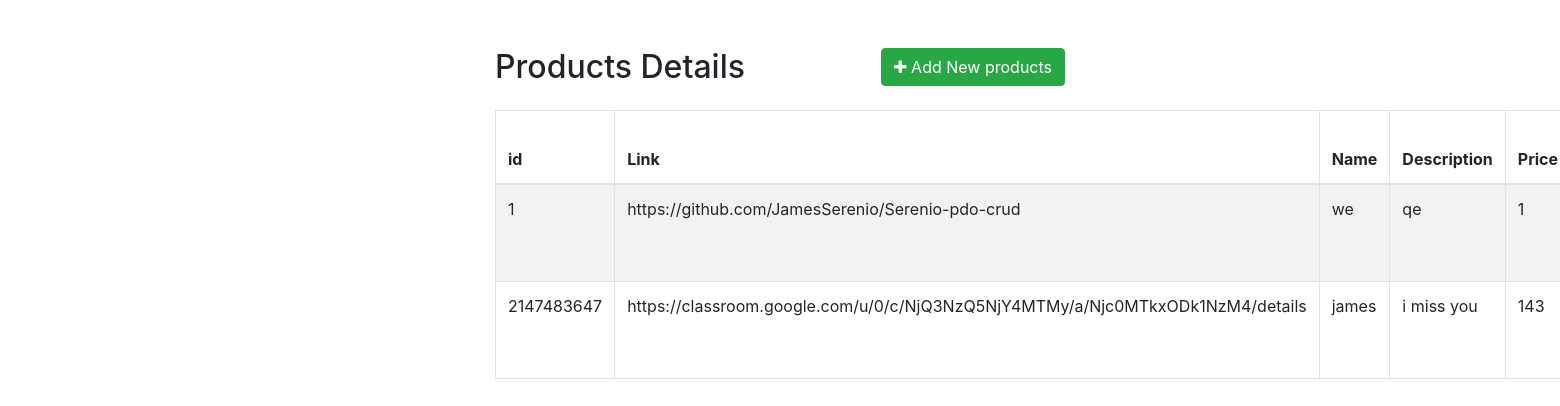
The page / on the database its author committed.
### tables this page shows
CREATE TABLE `products` (
  `product_id` int(11) NOT NULL,
  `product_thumbnail_link` varchar(255) DEFAULT NULL,
  `product_name` varchar(255) NOT NULL,
  `product_description` varchar(100) NOT NULL,
  `product_retail_price` varchar(255) NOT NULL,
  `product_date_added` date NOT NULL,
  `product_updated_date` date DEFAULT NULL
);

### index.php (the view, shortened to what this page needs)
<!DOCTYPE html>
<html lang="en">
<head>
    <link rel="stylesheet" href="https://stackpath.bootstrapcdn.com/bootstrap/4.5.2/css/bootstrap.min.css">
    <link rel="stylesheet" href="https://maxcdn.bootstrapcdn.com/font-awesome/4.7.0/css/font-awesome.min.css">
</head>
<body>
    <div class="wrapper">
        <div class="container-fluid">
            <div class="row">
                <div class="col-md-12">
                    <div class="mt-5 mb-3 clearfix">
                        <h2 class="pull-left">Products Details</h2>
                        <a href="public/create.php" class="btn btn-success pull-right"><i class="fa fa-plus"></i> Add New products</a>
                    </div>
                    <?php
                    require_once "db/config.php";
                    $sql = "SELECT * FROM products";
                    if($result = $pdo->query($sql)){
                        if($result->rowCount() > 0){
                            echo '<table class="table table-bordered table-striped">';
                                echo "<thead>";
                                    echo "<tr>";
                                        echo "<th>id</th>";
                                        echo "<th>Link</th>";
                                        echo "<th>Name</th>";
                                        echo "<th>Description</th>";
                                        echo "<th>Price</th>";
                                    echo "</tr>";
                                echo "</thead>";
                                echo "<tbody>";
                                while($row = $result->fetch()){
                                    echo "<tr>";
                                        echo "<td>" . $row['product_id'] . "</td>";
                                        echo "<td>" . $row['product_thumbnail_link'] . "</td>";
                                        echo "<td>" . $row['product_name'] . "</td>";
                                        echo "<td>" . $row['product_description'] . "</td>";
                                        echo "<td>" . $row['product_retail_price'] . "</td>";
                                    echo "</tr>";
                                }
                                echo "</tbody>";
                            echo "</table>";
                        } else{
                            echo '<div class="alert alert-danger"><em>No records were found.</em></div>';
                        }
                    } else{
                        echo "Oops! Something went wrong. Please try again later.";
                    }
                    ?>
                </div>
            </div>
        </div>
    </div>
</body>
</html>

### index.php (style rules this page uses)
.wrapper { width: 600px; margin: 0 auto; }

### rows shown on the page
products: product_id "1", product_thumbnail_link "https://github.com/JamesSerenio/Serenio-pdo-crud", product_name "we", product_description "qe", product_retail_price "1"
products: product_id "2147483647", product_thumbnail_link "https://classroom.google.com/u/0/c/NjQ3NzQ5NjY4MTMy/a/Njc0MTkxODk1NzM4/details", product_name "james", product_description "i miss you", product_retail_price "143"
